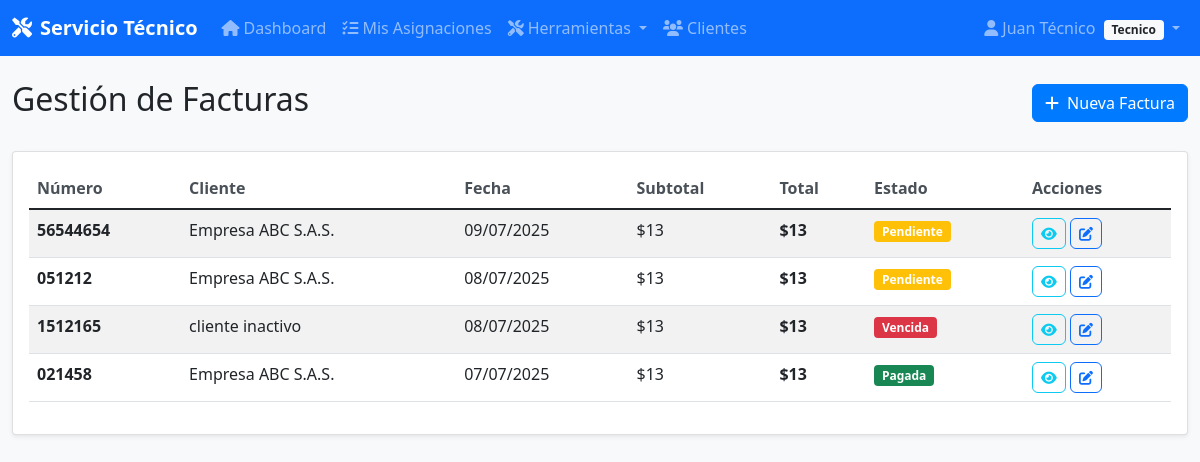
The app's page /facturas/ (signed in) with its own data.
### app/models/models.py (models this page shows, shortened)
class Usuario(UserMixin, db.Model):
    __tablename__ = 'usuarios'
    id = db.Column(db.Integer, primary_key=True)
    nombre = db.Column(db.String(100), nullable=False)
    email = db.Column(db.String(120), unique=True, nullable=False, index=True)
    password_hash = db.Column(db.String(255), nullable=False)
    telefono = db.Column(db.String(20))
    rol = db.Column(db.String(20), nullable=False, default='usuario')
    fecha_creacion = db.Column(db.DateTime, default=datetime.utcnow)
    def is_admin(self):
        return self.rol == 'administrador'
    def is_tecnico(self):
        return self.rol == 'tecnico'

class Factura(db.Model):
    __tablename__ = 'facturas'
    id = db.Column(db.Integer, primary_key=True)
    numero_factura = db.Column(db.String(20), unique=True, nullable=False)
    cliente_id = db.Column(db.Integer, db.ForeignKey('clientes.id'), nullable=False)
    solicitud_id = db.Column(db.Integer, db.ForeignKey('solicitudes.id'), nullable=True)
    fecha_emision = db.Column(db.DateTime, default=datetime.utcnow)
    subtotal = db.Column(db.Float, nullable=False)
    impuestos = db.Column(db.Float, default=0)
    total = db.Column(db.Float, nullable=False)
    estado = db.Column(db.String(20), default='pendiente')
    fecha_vencimiento = db.Column(db.DateTime)
    observaciones = db.Column(db.Text)

class Cliente(db.Model):
    __tablename__ = 'clientes'
    id = db.Column(db.Integer, primary_key=True)
    nombre = db.Column(db.String(100), nullable=False)
    email = db.Column(db.String(120))
    telefono = db.Column(db.String(20), nullable=False)
    direccion = db.Column(db.Text)
    tipo_cliente = db.Column(db.String(20), default='particular')
    fecha_registro = db.Column(db.DateTime, default=datetime.utcnow)
    activo = db.Column(db.Boolean, default=True)
    solicitudes = db.relationship('Solicitud', backref='cliente', lazy=True)
    facturas = db.relationship('Factura', backref='cliente', lazy=True)

### app/controllers/facturas.py (the view)
@facturas_bp.route('/')
@login_required
def list():
    page = request.args.get('page', 1, type=int)
    estado = request.args.get('estado', '')
    query = Factura.query
    if estado:
        query = query.filter_by(estado=estado)
    facturas = query.order_by(Factura.fecha_emision.desc()).paginate(
        page=page, per_page=10, error_out=False)
    return render_template('facturas/list.html', facturas=facturas, estado_actual=estado)

### app/templates/facturas/list.html
{% extends "base.html" %}
{% block content %}
<div class="d-flex justify-content-between align-items-center mb-4">
    <h2>Gestión de Facturas</h2>
    <a href="{{ url_for('facturas.create') }}" class="btn btn-primary">
        <i class="fas fa-plus me-2"></i>Nueva Factura
    </a>
</div>
<div class="card">
    <div class="card-body">
        {% if facturas.items %}
        <div class="table-responsive">
            <table class="table table-striped">
                <thead>
                    <tr>
                        <th>Número</th>
                        <th>Cliente</th>
                        <th>Fecha</th>
                        <th>Subtotal</th>
                        <th>Total</th>
                        <th>Estado</th>
                        <th>Acciones</th>
                    </tr>
                </thead>
                <tbody>
                    {% for factura in facturas.items %}
                    <tr>
                        <td><strong>{{ factura.numero_factura }}</strong></td>
                        <td>{{ factura.cliente.nombre }}</td>
                        <td>{{ factura.fecha_emision.strftime('%d/%m/%Y') }}</td>
                        <td>${{ "{:,.0f}".format(factura.subtotal) }}</td>
                        <td><strong>${{ "{:,.0f}".format(factura.total) }}</strong></td>
                        <td>
                            <span class="badge bg-{{ 'success' if factura.estado == 'pagada' else 'warning' if factura.estado == 'pendiente' else 'danger' }}">
                                {{ factura.estado.title() }}
                            </span>
                        </td>
                        <td>
                            <a href="{{ url_for('facturas.detail', id=factura.id) }}" class="btn btn-sm btn-outline-info">
                                <i class="fas fa-eye"></i>
                            </a>
                            <a href="{{ url_for('facturas.edit', id=factura.id) }}" class="btn btn-sm btn-outline-primary">
                                <i class="fas fa-edit"></i>
                            </a>
                        </td>
                    </tr>
                    {% endfor %}
                </tbody>
            </table>
        </div>
        {% else %}
        <div class="text-center py-5">
            <i class="fas fa-file-invoice fa-3x text-muted mb-3"></i>
            <h5 class="text-muted">No hay facturas registradas</h5>
        </div>
        {% endif %}
    </div>
</div>
{% endblock %}

### app/templates/base.html (shortened to what this page needs)
<!DOCTYPE html>
<html lang="es">
<head>
    <link href="https://cdn.jsdelivr.net/npm/bootstrap@5.1.3/dist/css/bootstrap.min.css" rel="stylesheet">
    <link href="https://cdnjs.cloudflare.com/ajax/libs/font-awesome/6.0.0/css/all.min.css" rel="stylesheet">
    <link href="{{ url_for('static', filename='css/style.css') }}" rel="stylesheet">
</head>
<body>
    {% if current_user.is_authenticated %}
    <nav class="navbar navbar-expand-lg navbar-dark bg-primary">
        <div class="container-fluid">
            <a class="navbar-brand" href="{{ url_for('main.index') }}">
                <i class="fas fa-tools me-2"></i>Servicio Técnico
            </a>
            <div class="collapse navbar-collapse" id="navbarNav">
                <ul class="navbar-nav me-auto">
                    <li class="nav-item">
                        <a class="nav-link" href="{{ url_for('main.index') }}">
                            <i class="fas fa-home me-1"></i>Dashboard
                        </a>
                    </li>
                    {% if current_user.is_admin() %}
                    <li class="nav-item dropdown">
                        <a class="nav-link dropdown-toggle" href="#" role="button" data-bs-toggle="dropdown">
                            <i class="fas fa-users me-1"></i>Gestión
                        </a>
                        <ul class="dropdown-menu">
                            <li><h6 class="dropdown-header">Clientes</h6></li>
                            <li><a class="dropdown-item" href="{{ url_for('clientes.list') }}">
                                <i class="fas fa-list me-2"></i>Ver Clientes
                            </a></li>
                            <li><a class="dropdown-item" href="{{ url_for('clientes.create') }}">
                                <i class="fas fa-plus me-2"></i>Nuevo Cliente
                            </a></li>
                            <li><hr class="dropdown-divider"></li>
                            <li><h6 class="dropdown-header">Servicios</h6></li>
                            <li><a class="dropdown-item" href="{{ url_for('servicios.list') }}">
                                <i class="fas fa-cogs me-2"></i>Ver Servicios
                            </a></li>
                            <li><a class="dropdown-item" href="{{ url_for('servicios.create') }}">
                                <i class="fas fa-plus me-2"></i>Nuevo Servicio
                            </a></li>
                        </ul>
                    </li>
                    <li class="nav-item dropdown">
                        <a class="nav-link dropdown-toggle" href="#" role="button" data-bs-toggle="dropdown">
                            <i class="fas fa-clipboard-list me-1"></i>Operaciones
                        </a>
                        <ul class="dropdown-menu">
                            <li><h6 class="dropdown-header">Solicitudes</h6></li>
                            <li><a class="dropdown-item" href="{{ url_for('solicitudes.list') }}">
                                <i class="fas fa-list me-2"></i>Ver Solicitudes
                            </a></li>
                            <li><a class="dropdown-item" href="{{ url_for('solicitudes.create') }}">
                                <i class="fas fa-plus me-2"></i>Nueva Solicitud
                            </a></li>
                            <li><hr class="dropdown-divider"></li>
                            <li><h6 class="dropdown-header">Asignaciones</h6></li>
                            <li><a class="dropdown-item" href="{{ url_for('asignaciones.list') }}">
                                <i class="fas fa-tasks me-2"></i>Ver Asignaciones
                            </a></li>
                            <li><a class="dropdown-item" href="{{ url_for('asignaciones.create') }}">
                                <i class="fas fa-plus me-2"></i>Nueva Asignación
                            </a></li>
                        </ul>
                    </li>
                    <li class="nav-item dropdown">
                        <a class="nav-link dropdown-toggle" href="#" role="button" data-bs-toggle="dropdown">
                            <i class="fas fa-boxes me-1"></i>Recursos
                        </a>
                        <ul class="dropdown-menu">
                            <li><h6 class="dropdown-header">Inventario</h6></li>
                            <li><a class="dropdown-item" href="{{ url_for('partes.list') }}">
                                <i class="fas fa-boxes me-2"></i>Ver Partes
                            </a></li>
                            <li><a class="dropdown-item" href="{{ url_for('partes.create') }}">
                                <i class="fas fa-plus me-2"></i>Nueva Parte
                            </a></li>
                            <li><a class="dropdown-item" href="{{ url_for('admin.gestionar_pedidos') }}">
                                <i class="fas fa-tools me-2"></i>Pedidos de Piezas
                            </a></li>
                            <li><hr class="dropdown-divider"></li>
                            <li><h6 class="dropdown-header">Facturación</h6></li>
                            <li><a class="dropdown-item" href="{{ url_for('facturas.list') }}">
                                <i class="fas fa-file-invoice me-2"></i>Ver Facturas
                            </a></li>
                            <li><a class="dropdown-item" href="{{ url_for('facturas.create') }}">
                                <i class="fas fa-plus me-2"></i>Nueva Factura
                            </a></li>
                        </ul>
                    </li>
                    <li class="nav-item dropdown">
                        <a class="nav-link dropdown-toggle" href="#" role="button" data-bs-toggle="dropdown">
                            <i class="fas fa-user-shield me-1"></i>Admin
                        </a>
                        <ul class="dropdown-menu">
                            <li><h6 class="dropdown-header">Personal</h6></li>
                            <li><a class="dropdown-item" href="{{ url_for('tecnicos.list') }}">
                                <i class="fas fa-user-cog me-2"></i>Técnicos
                            </a></li>
                            <li><a class="dropdown-item" href="{{ url_for('usuarios.list') }}">
                                <i class="fas fa-users me-2"></i>Usuarios
                            </a></li>
                            <li><hr class="dropdown-divider"></li>
                            <li><h6 class="dropdown-header">Reportes</h6></li>
                            <li><a class="dropdown-item" href="{{ url_for('reportes.list') }}">
                                <i class="fas fa-chart-bar me-2"></i>Ver Reportes
                            </a></li>
                        </ul>
                    </li>
                    {% elif current_user.is_tecnico() %}
                    <li class="nav-item">
                        <a class="nav-link" href="{{ url_for('tecnico.mis_asignaciones') }}">
                            <i class="fas fa-tasks me-1"></i>Mis Asignaciones
                        </a>
                    </li>
                    <li class="nav-item dropdown">
                        <a class="nav-link dropdown-toggle" href="#" role="button" data-bs-toggle="dropdown">
                            <i class="fas fa-tools me-1"></i>Herramientas
                        </a>
                    </li>
                    <li class="nav-item">
                        <a class="nav-link" href="{{ url_for('clientes.list') }}">
                            <i class="fas fa-users me-1"></i>Clientes
                        </a>
                    </li>
                    {% endif %}
                </ul>
                <ul class="navbar-nav">
                    <li class="nav-item dropdown">
                        <a class="nav-link dropdown-toggle" href="#" role="button" data-bs-toggle="dropdown">
                            <i class="fas fa-user me-1"></i>{{ current_user.nombre }}
                            <span class="badge bg-light text-dark ms-1">{{ current_user.rol.title() }}</span>
                        </a>
                    </li>
                </ul>
            </div>
        </div>
    </nav>
    {% endif %}
    <main class="container-fluid mt-4">
        {% block content %}{% endblock %}
    </main>
</body>
</html>

### app/static/css/style.css (style rules this page uses)
body { background-color: #f8f9fa; font-family: "Segoe UI", Tahoma, Geneva, Verdana, sans-serif; }
.navbar-brand { font-weight: bold; }
.card { box-shadow: 0 0.125rem 0.25rem rgba(0, 0, 0, 0.075); border: 1px solid rgba(0, 0, 0, 0.125); }
.btn { border-radius: 0.375rem; }
.table { background-color: white; }
.table th { border-top: none; font-weight: 600; color: #495057; }
.badge { font-size: 0.75em; }
.btn-primary { background-color: #007bff; border-color: #007bff; }
.card, .btn, .form-control { transition: all 0.2s ease-in-out; }

### records on screen
Usuario: nombre "Juan Técnico", rol "Tecnico"
Factura: numero_factura "56544654", cliente.nombre "Empresa ABC S.A.S.", fecha_emision "09/07/2025", subtotal "13", total "13", estado "Pendiente"
Factura: numero_factura "051212", cliente.nombre "Empresa ABC S.A.S.", fecha_emision "08/07/2025", subtotal "13", total "13", estado "Pendiente"
Factura: numero_factura "1512165", cliente.nombre "cliente inactivo", fecha_emision "08/07/2025", subtotal "13", total "13", estado "Vencida"
Factura: numero_factura "021458", cliente.nombre "Empresa ABC S.A.S.", fecha_emision "07/07/2025", subtotal "13", total "13", estado "Pagada"
